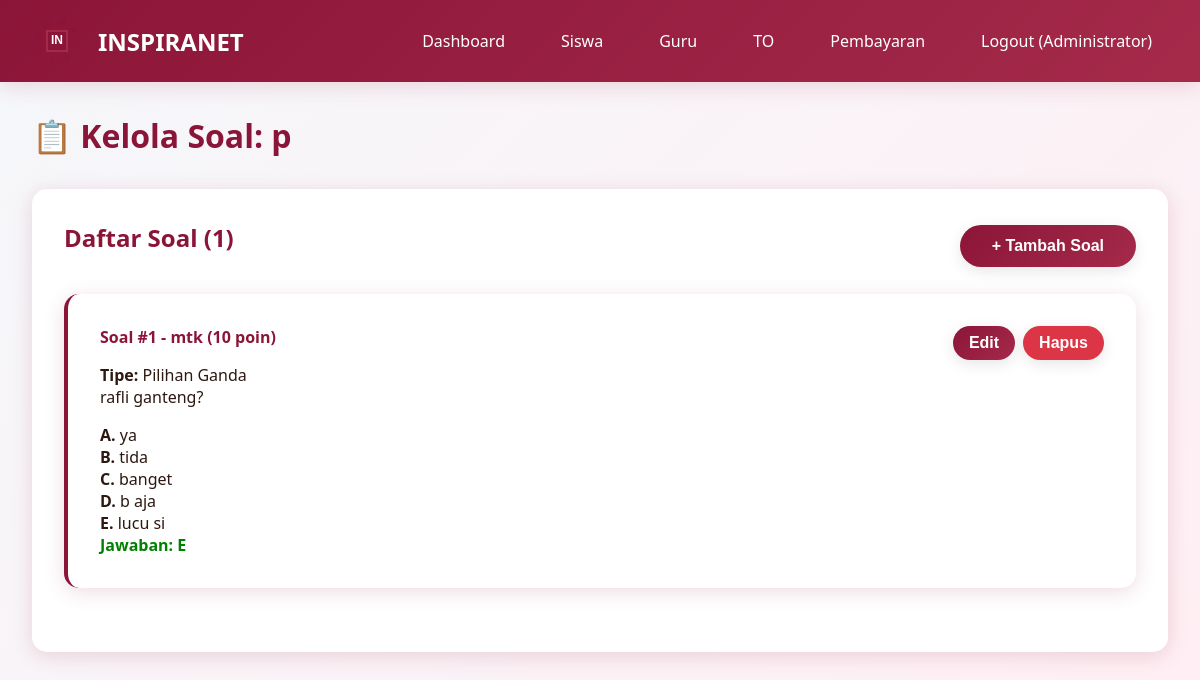
Page /admin/exams/1/questions (signed in) on the committed database.
### models.py (models this page shows, shortened)
class User(UserMixin, db.Model):
    __tablename__ = 'users'
    id = db.Column(db.Integer, primary_key=True)
    email = db.Column(db.String(120), unique=True, nullable=False)
    password_hash = db.Column(db.String(255), nullable=False)
    full_name = db.Column(db.String(100), nullable=False)
    role = db.Column(db.String(20), nullable=False, default='student')
    inspira_branch = db.Column(db.String(50), nullable=True)
    class_level = db.Column(db.String(20), nullable=True)
    school_name = db.Column(db.String(150), nullable=True)
    phone_number = db.Column(db.String(20), nullable=True)
    profile_photo = db.Column(db.String(255), nullable=True)
    created_at = db.Column(db.DateTime, default=datetime.utcnow)
    exam_attempts = db.relationship('ExamAttempt', backref='user', lazy=True, cascade='all, delete-orphan')
    payments = db.relationship('Payment', backref='user', lazy=True, cascade='all, delete-orphan')
    leaderboard_entries = db.relationship('Leaderboard', backref='user', lazy=True, cascade='all, delete-orphan')

class Exam(db.Model):
    __tablename__ = 'exams'
    id = db.Column(db.Integer, primary_key=True)
    title = db.Column(db.String(200), nullable=False)
    description = db.Column(db.Text, nullable=True)
    duration_minutes = db.Column(db.Integer, nullable=False, default=120)
    total_questions = db.Column(db.Integer, nullable=False, default=0)
    is_premium = db.Column(db.Boolean, default=False)
    price = db.Column(db.Integer, default=0)
    is_active = db.Column(db.Boolean, default=True)
    created_by = db.Column(db.Integer, db.ForeignKey('users.id'), nullable=False)
    created_at = db.Column(db.DateTime, default=datetime.utcnow)
    questions = db.relationship('Question', backref='exam', lazy=True, cascade='all, delete-orphan')
    attempts = db.relationship('ExamAttempt', backref='exam', lazy=True, cascade='all, delete-orphan')
    payments = db.relationship('Payment', backref='exam', lazy=True, cascade='all, delete-orphan')
    leaderboard_entries = db.relationship('Leaderboard', backref='exam', lazy=True, cascade='all, delete-orphan')

class Question(db.Model):
    __tablename__ = 'questions'
    id = db.Column(db.Integer, primary_key=True)
    exam_id = db.Column(db.Integer, db.ForeignKey('exams.id'), nullable=False)
    question_type = db.Column(db.String(20), nullable=False)
    category = db.Column(db.String(100), nullable=True)
    question_text = db.Column(db.Text, nullable=False)
    option_a = db.Column(db.Text, nullable=True)
    option_b = db.Column(db.Text, nullable=True)
    option_c = db.Column(db.Text, nullable=True)
    option_d = db.Column(db.Text, nullable=True)
    option_e = db.Column(db.Text, nullable=True)
    correct_answer = db.Column(db.String(10), nullable=True)
    question_order = db.Column(db.Integer, nullable=False)
    points = db.Column(db.Integer, default=1)

### app.py (the view)
@app.route('/admin/exams/<int:id>/questions')
@login_required
def admin_questions(id):
    if current_user.role != 'admin':
        flash('Akses ditolak!', 'danger')
        return redirect(url_for('index'))
    exam = Exam.query.get_or_404(id)
    questions = Question.query.filter_by(exam_id=id).order_by(Question.question_order).all()
    return render_template('admin_questions.html', exam=exam, questions=questions)

### app.py (called while the page is built)
@login_manager.user_loader
def load_user(user_id):
    return User.query.get(int(user_id))

@app.before_request
def ensure_db():
    if not hasattr(app, '_db_initialized'):
        app._db_initialized = True
        init_database()

### templates/admin_questions.html (shortened to what this page needs)
{% extends "base.html" %}
{% block content %}
<h1 style="color: var(--primary-color); margin-bottom: 2rem;">📋 Kelola Soal: {{ exam.title }}</h1>
<div class="card">
    <div style="display: flex; justify-content: space-between; align-items: center; margin-bottom: 1.5rem;">
        <h2>Daftar Soal ({{ questions|length }})</h2>
        <button onclick="showModal('addQuestionModal')" class="btn btn-primary">+ Tambah Soal</button>
    </div>
    {% for question in questions %}
    <div class="question-card">
        <div style="display: flex; justify-content: space-between; align-items: start;">
            <div style="flex: 1;">
                <h4>Soal #{{ question.question_order }} - {{ question.category }} ({{ question.points }} poin)</h4>
                <p><strong>Tipe:</strong> {{ 'Pilihan Ganda' if question.question_type == 'multiple_choice' else 'Esai' }}</p>
                <p>{{ question.question_text }}</p>
                {% if question.question_type == 'multiple_choice' %}
                <div style="margin-top: 1rem;">
                    <p><strong>A.</strong> {{ question.option_a }}</p>
                    <p><strong>B.</strong> {{ question.option_b }}</p>
                    <p><strong>C.</strong> {{ question.option_c }}</p>
                    <p><strong>D.</strong> {{ question.option_d }}</p>
                    {% if question.option_e %}
                    <p><strong>E.</strong> {{ question.option_e }}</p>
                    {% endif %}
                    <p style="color: green; font-weight: bold;">Jawaban: {{ question.correct_answer }}</p>
                </div>
                {% endif %}
            </div>
            <div style="display: flex; gap: 0.5rem; margin-left: 1rem;">
                <button onclick="editQuestion({{ question.id }}, '{{ question.question_type }}', '{{ question.category|e }}', '{{ question.question_text|e }}', '{{ question.option_a|e }}', '{{ question.option_b|e }}', '{{ question.option_c|e }}', '{{ question.option_d|e }}', '{{ question.option_e|e }}', '{{ question.correct_answer }}', {{ question.points }})" class="btn btn-primary" style="padding: 0.5rem 1rem;">Edit</button>
                <form method="POST" action="{{ url_for('admin_delete_question', id=question.id) }}" style="display: inline;" onsubmit="return confirm('Yakin ingin menghapus soal ini?')">
                    <button type="submit" class="btn btn-danger" style="padding: 0.5rem 1rem;">Hapus</button>
                </form>
            </div>
        </div>
    </div>
    {% endfor %}
</div>
{% endblock %}

### templates/base.html (shortened to what this page needs)
<!DOCTYPE html>
<html lang="id">
<head>
    <link rel="stylesheet" href="{{ url_for('static', filename='css/style.css') }}">
</head>
<body>
    <nav class="navbar">
        <div class="container">
            <a href="{{ url_for('index') }}" class="navbar-brand">
                <div id="logo-animation" class="logo-container"></div>
                <span>INSPIRANET</span>
            </a>
            <ul class="navbar-nav">
                {% if current_user.is_authenticated %}
                    {% if current_user.role == 'admin' %}
                        <li><a href="{{ url_for('admin_dashboard') }}">Dashboard</a></li>
                        <li><a href="{{ url_for('admin_students') }}">Siswa</a></li>
                        <li><a href="{{ url_for('admin_teachers') }}">Guru</a></li>
                        <li><a href="{{ url_for('admin_exams') }}">TO</a></li>
                        <li><a href="{{ url_for('admin_payments') }}">Pembayaran</a></li>
                    {% elif current_user.role == 'teacher' %}
                        <li><a href="{{ url_for('teacher_dashboard') }}">Dashboard</a></li>
                        <li><a href="{{ url_for('teacher_exams') }}">TO Saya</a></li>
                        <li><a href="{{ url_for('teacher_students') }}">Hasil Siswa</a></li>
                    {% else %}
                        <li><a href="{{ url_for('student_dashboard') }}">Dashboard</a></li>
                        <li><a href="{{ url_for('student_exams') }}">Daftar TO</a></li>
                    {% endif %}
                    <li><a href="{{ url_for('logout') }}">Logout ({{ current_user.full_name }})</a></li>
                {% else %}
                    <li><a href="{{ url_for('login') }}">Login</a></li>
                    <li><a href="{{ url_for('register') }}">Daftar</a></li>
                {% endif %}
            </ul>
        </div>
    </nav>
    <div class="container">
        {% block content %}{% endblock %}
    </div>
</body>
</html>

### static/css/style.css (style rules this page uses)
:root { --primary-color: #8B1538; --secondary-color: #A52A4A; --dark-color: #4A0E1F; --light-color: #FFE5EC; --text-dark: #2C1810; --text-light: #FFFFFF; --shadow: 0 4px 20px rgba(139, 21, 56, 0.15); }
* { margin: 0; padding: 0; box-sizing: border-box; }
body { font-family: 'Segoe UI', Tahoma, Geneva, Verdana, sans-serif; background: linear-gradient(135deg, #f5f7fa 0%, #ffeef3 100%); color: var(--text-dark); min-height: 100vh; }
.navbar { background: linear-gradient(135deg, var(--primary-color) 0%, var(--secondary-color) 100%); padding: 1rem 0; box-shadow: var(--shadow); position: sticky; top: 0; z-index: 1000; }
.navbar .container { max-width: 1200px; margin: 0 auto; padding: 0 2rem; display: flex; justify-content: space-between; align-items: center; }
.navbar-brand { display: flex; align-items: center; gap: 1rem; color: var(--text-light); text-decoration: none; font-size: 1.5rem; font-weight: bold; }
.logo-container { position: relative; width: 50px; height: 50px; }
.navbar-nav { display: flex; gap: 1.5rem; list-style: none; align-items: center; }
.navbar-nav a { color: var(--text-light); text-decoration: none; padding: 0.5rem 1rem; border-radius: 5px; transition: all 0.3s ease; }
.container { max-width: 1200px; margin: 2rem auto; padding: 0 2rem; }
.btn { display: inline-block; padding: 0.75rem 2rem; border: none; border-radius: 25px; font-size: 1rem; font-weight: 600; text-decoration: none; cursor: pointer; transition: all 0.3s ease; box-shadow: 0 4px 15px rgba(0, 0, 0, 0.1); }
.btn-primary { background: linear-gradient(135deg, var(--primary-color) 0%, var(--secondary-color) 100%); color: var(--text-light); }
.btn-danger { background: #dc3545; color: white; }
.card { background: white; border-radius: 15px; padding: 2rem; box-shadow: var(--shadow); margin-bottom: 2rem; animation: fadeIn 0.6s ease; }
.card h2 { color: var(--primary-color); margin-bottom: 1rem; }
.question-card { background: white; border-radius: 15px; padding: 2rem; margin-bottom: 2rem; box-shadow: var(--shadow); border-left: 4px solid var(--primary-color); }
.question-card h4 { color: var(--primary-color); margin-bottom: 1rem; }

### rows in the picture
User: full_name "Administrator"
Exam: title "p"
Question: question_order "1", category "mtk", points "10", question_type "Pilihan Ganda", question_text "rafli ganteng?", option_a "ya", option_b "tida", option_c "banget", option_d "b aja", option_e "lucu si", correct_answer "E"

### other values in the picture
{{ questions|length }} "1"
